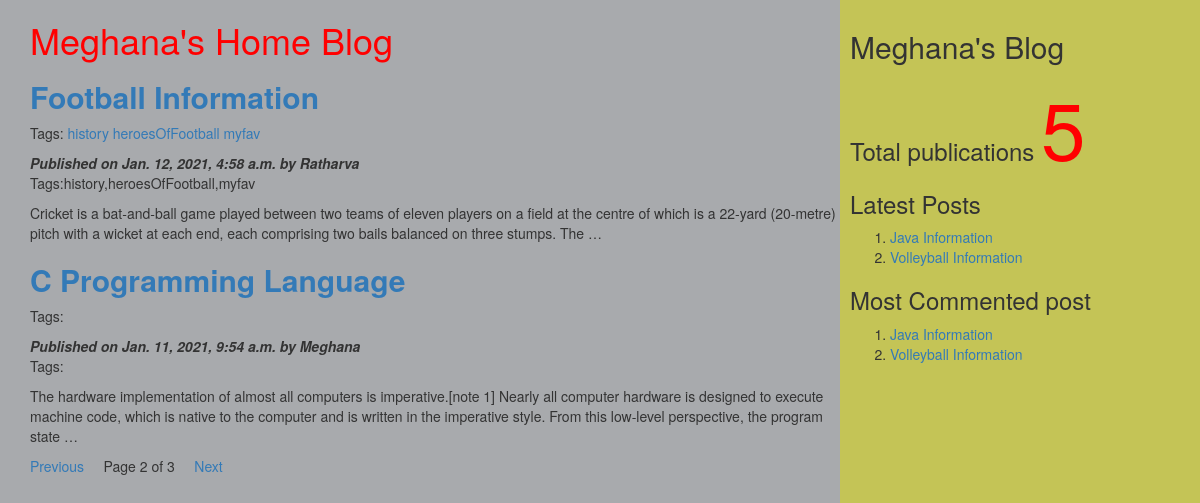
Screenshot of /?page=2 with the database file from the repository.
### myApp/models.py (models this page shows, shortened)
class Post(models.Model):
    tags=TaggableManager()
    STATUS_CHOICE=(('draft','Draft'),('published','Published'))
    title=models.CharField(max_length=200)
    slug=models.SlugField(max_length=50,unique_for_date='publish')
    author=models.ForeignKey(User,related_name='blog_posts',on_delete=models.CASCADE)
    body=models.TextField()
    publish=models.DateTimeField(default=timezone.now)
    created=models.DateTimeField(auto_now_add=True)
    updated=models.DateTimeField(auto_now=True)
    status=models.CharField(max_length=20,choices=STATUS_CHOICE,default='draft')
    objects=CustomManager()
    class Meta:
        ordering=('-publish',)      #single value end with ','
    def get_absolute_url(self):
        return reverse('post_detail',args=[self.publish.year,self.publish.strftime('%m'),self.publish.strftime('%d'),self.slug])

### myApp/views.py (the view)
# urls.py: url(r'^$',views.post_list_view),
def post_list_view(request,tag_slug=None):
    post_list=Post.objects.all()
    tag=None
    if tag_slug:
        tag=get_object_or_404(Tag,slug=tag_slug)    #provided slug
        post_list=post_list.filter(tags__in=[tag])
    paginator=Paginator(post_list,2)      #step1
    page_number=request.GET.get('page')   #step2
    try:
        post_list=paginator.page(page_number) #step2
    except PageNotAnInteger:
        post_list=paginator.page(1)          #step3
    except EmptyPage:
        post_list=paginator.page(paginator.num_pages)  #step4
    d={'post_list':post_list,'tag':tag}
    return render(request,'myApp/post_list.html',d)

### myApp/models.py (called while the page is built)
    def get_queryset(self):
        return super().get_queryset().filter(status='published')

### myApp/templatetags/mytags.py (called while the page is built)
@register.simple_tag  #using register variable we are accessing simple tag
def total_posts():
    return Post.objects.count()

@register.inclusion_tag('myApp/latest_post.html')
def show_latest_posts(count=3):
    latest_posts=Post.objects.order_by('-publish')[:count]
    return {'latest_posts':latest_posts}

@register.simple_tag
def get_most_commented_posts(count=2):
    return Post.objects.annotate(total_comments=Count('comments')).order_by('-total_comments')[:count]

### templates/myApp/post_list.html (shortened to what this page needs)
<html>
    {%extends 'myApp/parent.html'%}
        {%block content_block%}
        <h1 style="color:red">Meghana's Home Blog</h1>
        {%for post in post_list%}
        <a href="{{post.get_absolute_url}}"><h2><b>{{post.title}}</b></h2></a>
         <p>Tags:
              {%for t in post.tags.all%}
              <a href="{%url "post_list_by_tag_name" t.slug%}">{{t.name}}</a>
               {%endfor%}
          </p>
        <i><b>Published on {{post.publish}} by {{post.author|title}}</b></i>
        <p>Tags:{{post.tags.all|join:','}}</p>
        {{post.body|truncatewords:40|linebreaks}}
        {%endfor%}
        {%include 'myApp/pagination.html' with page=post_list%}
        {%endblock%}

### templates/myApp/parent.html (shortened to what this page needs)
<html>
{%load mytags%}
    <head>
        <link rel="stylesheet" href="https://maxcdn.bootstrapcdn.com/bootstrap/3.3.7/css/bootstrap.min.css">
    </head>
    <body>
        <div class="content" style="width:70%;float:left;background-color:a8aaad;height:300%;padding:0 0 0 30px">
            {%block content_block%}
            {%endblock%}
        </div>
        <div class="sidebar" style="width:30%;float:right;background-color:#c4c456;height:300%;padding:10px">
            <h2>Meghana's Blog</h2>
            <h3>Total publications
                <span style="color:red;font-size:80px">
                {%total_posts%} </span>
                <h3>Latest Posts</h3>
                {%show_latest_posts 2%}
                <h3>Most Commented post</h3>
                {%get_most_commented_posts as m%}
                <ol>
                    {%for post in m%}
                    <li><a href="{{post.get_absolute_url}}">{{post.title}}</li>
                    {%endfor%}
                </ol>
            </h3>
        </div>
    </body>
</html>

### templates/myApp/pagination.html
<!DOCTYPE html>
<html lang="en" dir="ltr">
  <body>
     <div class="paginator">
       {%if page.has_previous%}
       <a href="?page={{page.previous_page_number}}">Previous</a> &nbsp &nbsp
       {%endif%}
      <span>Page {{page.number}} of {{page.paginator.num_pages}}</span> &nbsp &nbsp
      {%if page.has_next%}
      <a href="?page={{page.next_page_number}}">Next</a> &nbsp  &nbsp
      {%endif%}
     </div>
  </body>
</html>

### templates/myApp/latest_post.html
<!DOCTYPE html>
<html lang="en" dir="ltr">
  <body>
    <ol>
    {%for post in latest_posts%}
    <li><a href="{{post.get_absolute_url}}">{{post.title}}</a></li>
    {%endfor%}
    </ol>
  </body>
</html>

### rows the page displays
Post: title "Football Information", publish "Jan. 12, 2021, 4:58 a.m.", author "Ratharva", tags.all "history,heroesOfFootball,myfav", body "Cricket is a bat-and-ball game played between two teams of eleven players on a field at the centre of which is a 22-yard (20-metre) pitch with a wicket at each end, each comprising two bails balanced on three stumps. The …"
Tag: name "history"
Tag: name "heroesOfFootball"
Tag: name "myfav"
Post: title "C Programming Language", publish "Jan. 11, 2021, 9:54 a.m.", author "Meghana", body "The hardware implementation of almost all computers is imperative.[note 1] Nearly all computer hardware is designed to execute machine code, which is native to the computer and is written in the imperative style. From this low-level perspective, the program state …"
Post: title "Java Information"
Post: title "Volleyball Information"

### other values shown
{{ page.number }} "2"
{{ page.paginator.num_pages }} "3"
